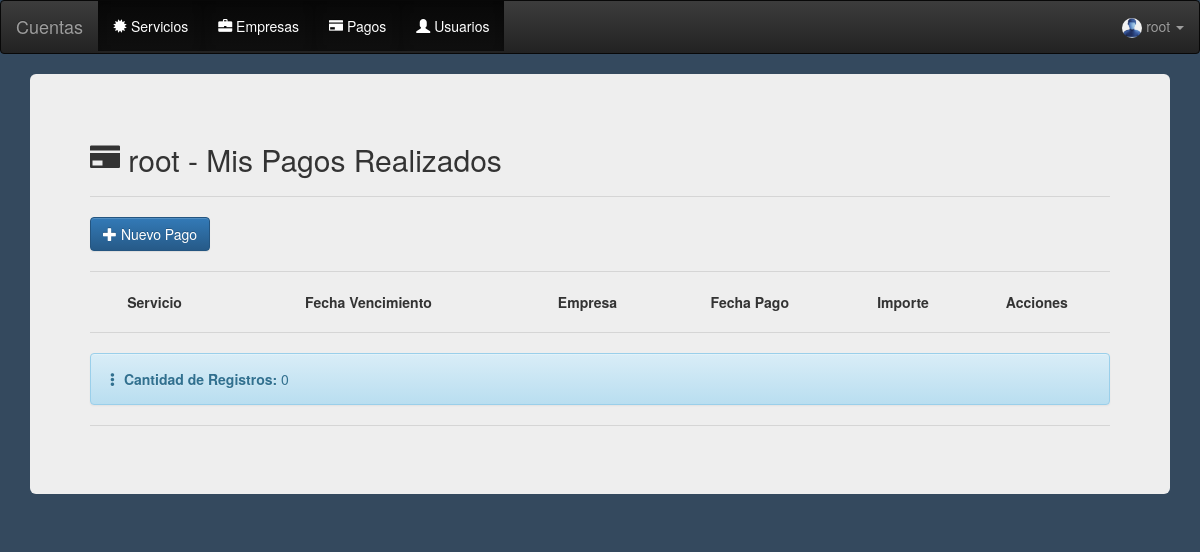
The page /pagos/2 (signed in) on the database as committed earlier.
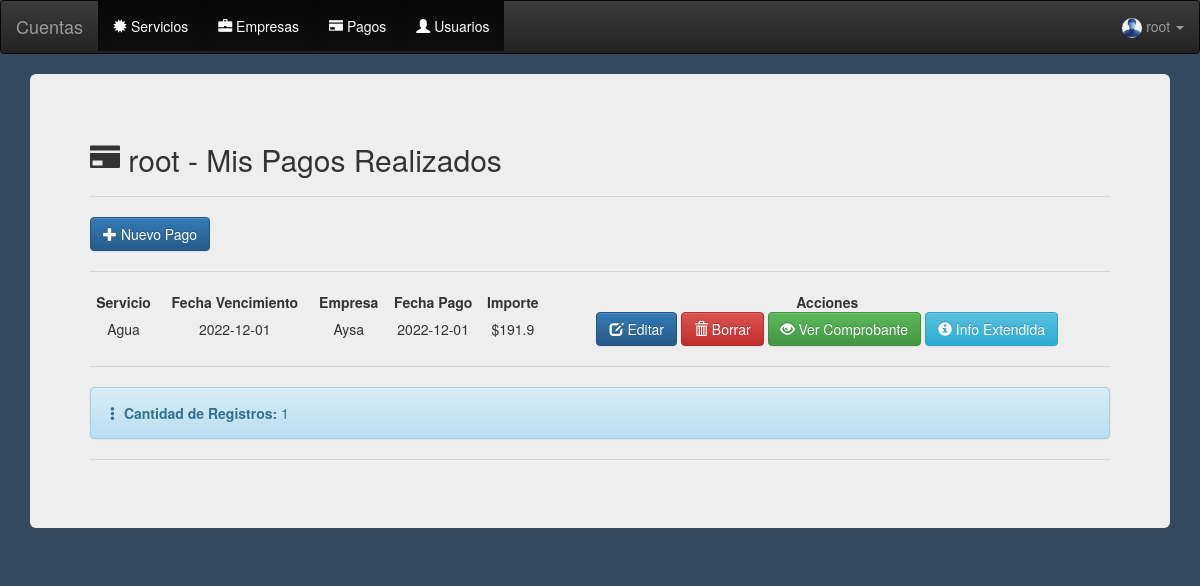
The same page on the database as committed later.
### app/models.py (models this page shows)
class User(db.Model, UserMixin):
	id = db.Column(db.Integer, primary_key=True)
	name = db.Column(db.String(150))
	user = db.Column(db.String(150))
	email = db.Column(db.String(150), unique=True)
	password = db.Column(db.String(150))
	avatar = db.Column(db.String(200))
	role = db.Column(db.Integer)

class Pagos(db.Model):
	id = db.Column(db.Integer, primary_key=True, unique=True)
	servicio = db.Column(db.String(200))
	fecha_venc = db.Column(db.String(15))
	empresa = db.Column(db.String(200))
	fecha_pago = db.Column(db.String(15))
	importe = db.Column(db.Float)
	comprobante = db.Column(db.String(200))
	id_user = db.Column(db.Integer)

### app/views.py (the view)
@views.route('/pagos/<int:id>')
@login_required
def pagos(id):
	pays = Pagos.query.filter_by(id_user=id)
	count = Pagos.query.filter_by(id_user=id).count()
	return render_template('payments.html', pays=pays, count=count, user=current_user)

### app/__init__.py (called while the page is built)
def create_app():
	app = Flask(__name__)
	app.config['SECRET_KEY'] = 'cuentas'
	app.config['SQLALCHEMY_TRACK_MODIFICATIONS'] = True
	app.config['SQLALCHEMY_DATABASE_URI'] = f'sqlite:///{DB_NAME}'
	db.init_app(app)
	from .views import views
	from .auth import auth
	app.register_blueprint(views, url_prefix='/')
	app.register_blueprint(auth, url_prefix='/')
	from .models import User, Servicios, Empresas, Pagos
	create_database(app)
	login_manager = LoginManager()
	login_manager.login_view = 'auth.login'
	login_manager.init_app(app)
	@login_manager.user_loader
	def load_user(id):
		return User.query.get(int(id))
	return app

### app/templates/payments.html (shortened to what this page needs)
{% extends "index.html" %}
{% block content %}
  <div class="container-fluid">
    <div class="jumbotron">
      <h2><span class="glyphicon glyphicon-credit-card" aria-hidden="true"></span> {{ user.name }} - Mis Pagos Realizados</h2><hr>
      <a href="/agregar_pago/{{ user.id }}"><button type="button" class="btn btn-primary"><span class="glyphicon glyphicon-plus" aria-hidden="true"></span> Nuevo Pago</button></a><hr>
  <table class="display compact" style="width:100%" id="paymentTable">
    <thead>
      <tr>
        <th class='text-nowrap text-center'>Servicio</th>
        <th class='text-nowrap text-center'>Fecha Vencimiento</th>
        <th class='text-nowrap text-center'>Empresa</th>
        <th class='text-nowrap text-center'>Fecha Pago</th>
        <th class='text-nowrap text-center'>Importe</th>
        <th class='text-nowrap text-center'>Acciones</th>
      </tr>
    </thead>
    <tbody>
      {% for pay in pays %}
        <tr>
          <td align="center">{{ pay.servicio }}</td>
          <td align="center">{{ pay.fecha_venc }}</td>
          <td align="center">{{ pay.empresa }}</td>
          <td align="center">{{ pay.fecha_pago }}</td>
          <td align="center">${{ pay.importe }}</td>
          <td class='text-nowrap' align="center">
              <a href="/update_payment/{{ pay.id }}" class="btn btn-primary "><span class="glyphicon glyphicon-edit" aria-hidden="true"></span> Editar</a>
              <a href="/delete_payment/{{ pay.id }}" class="btn btn-danger"><span class="glyphicon glyphicon-trash" aria-hidden="true"></span> Borrar</a>
              {% if pay.comprobante is none %}
              <a href="/add_ticket/{{ pay.id }}" class="btn btn-warning"><span class="glyphicon glyphicon-tag" aria-hidden="true"></span> Añadir Comprobante</a>
              {% else %}
              <a href="/open_ticket/{{ pay.comprobante }}" class="btn btn-success" target="_blank"><span class="glyphicon glyphicon-eye-open" aria-hidden="true"></span> Ver Comprobante</a>
              {% endif %}
              <a href="/info_extended/{{ pay.id }}" class="btn btn-info"><span class="glyphicon glyphicon-info-sign" aria-hidden="true"></span> Info Extendida</a>
          </td>
        </tr>
      {% endfor %}
    </tbody>
  </table><hr>
  <div class="alert alert-info"><span class="glyphicon glyphicon-option-vertical" aria-hidden="true"></span> <strong>Cantidad de Registros:</strong> {{ count }} </div><hr>
</div>
</div>
{% endblock %}

### app/templates/index.html (shortened to what this page needs)
<!DOCTYPE html>
<html lang="es">
<head>
    <link rel="stylesheet" href="{{ url_for('static', filename='skeleton/css/bootstrap.min.css') }}" >
    <link rel="stylesheet" href="{{ url_for('static', filename='skeleton/css/bootstrap-theme.css') }}" >
    <link rel="stylesheet" href="{{ url_for('static', filename='skeleton/css/bootstrap-theme.min.css') }}" >
    <link rel="stylesheet" href="{{ url_for('static', filename='skeleton/css/scrolling-nav.css') }}" >
    <link rel="stylesheet" href="{{ url_for('static', filename='skeleton/css/index.css') }}" >
    <link rel="stylesheet" href="{{ url_for('static', filename='skeleton/Chart.js/Chart.min.css') }}" >
    <link rel="stylesheet" href="{{ url_for('static', filename='skeleton/Chart.js/Chart.css') }}" >
    <link rel="stylesheet" href="{{ url_for('static', filename='skeleton/css/jquery.dataTables.min.css') }}" >
    <link rel="stylesheet" href="{{ url_for('static', filename='skeleton/dataTables/buttons.dataTables.min.css') }}" >
    <link rel="stylesheet" href="{{ url_for('static', filename='skeleton/css/buttons.dataTables.min.css') }}" >
    <link rel="stylesheet" href="{{ url_for('static', filename='skeleton/css/buttons.bootstrap.min.css') }}" >
    <link rel="stylesheet" href="{{ url_for('static', filename='skeleton/css/jquery.dataTables-1.11.5.min.css') }}" >
    <link rel="stylesheet" href="{{ url_for('static', filename='skeleton/dataTables/fixedColumns.dataTables.min.css') }}" >
</head>
<body style="background-color: #34495e;" onload="nobackbutton();">
<nav class="navbar navbar-inverse">
  <div class="container-fluid">
    <div class="navbar-header">
      {% if user.is_authenticated %}
        <a class="navbar-brand" href="/main">Cuentas</a>
      {% else %}
        <a class="navbar-brand" href="/">Cuentas</a>
      {% endif %}
    </div>
    <ul class="nav navbar-nav">
      {% if user.is_authenticated %}
      <li class="active"><a href="/servicios"><span class="glyphicon glyphicon-certificate" aria-hidden="true"></span> Servicios</a></li>
      <li class="active"><a href="/empresas"><span class="glyphicon glyphicon-briefcase" aria-hidden="true"></span> Empresas</a></li>
      <li class="active"><a href="/pagos/{{ user.id }}"><span class="glyphicon glyphicon-credit-card" aria-hidden="true"></span> Pagos</a></li>
      {% if user.name == "root" %}
      <li class="active"><a href="/usuarios"><span class="glyphicon glyphicon-user" aria-hidden="true"></span> Usuarios</a></li>
      {% endif %}
    </ul>
    <ul class="nav navbar-nav navbar-right">
      <li class="dropdown">
        <a class="dropdown-toggle" data-toggle="dropdown" href="#"><img src="static/uploads/{{ user.avatar }}" alt="user" class="avatar"> {{ user.name }}
        <span class="caret"></span></a>
      </li>
    </ul>
      {% else %}
      <li><a href="/sign-up"><span class="glyphicon glyphicon-user"></span> Registrarse</a></li>
      <li><a href="/login"><span class="glyphicon glyphicon-log-in"></span> Ingresar</a></li>
      <li><a href="/password"><span class="glyphicon glyphicon-exclamation-sign"></span> Olvidé mi Password</a></li>
      {% endif %}
  </div>
</nav>
<div class="container-fluid">
  {% block content %}{% endblock %}
</div>
</body>
</html>

### app/static/skeleton/css/index.css (style rules this page uses)
.avatar { vertical-align: middle; horizontal-align: right; width: 20px; height: 20px; border-radius: 60%; }

Rows that differ between the two databases and show on the page:
added Pagos: servicio "Agua", fecha_venc "2022-12-01", empresa "Aysa", fecha_pago "2022-12-01", importe "191.9"
Other text that changed with them:
{{ count }}: "0" → "1"
